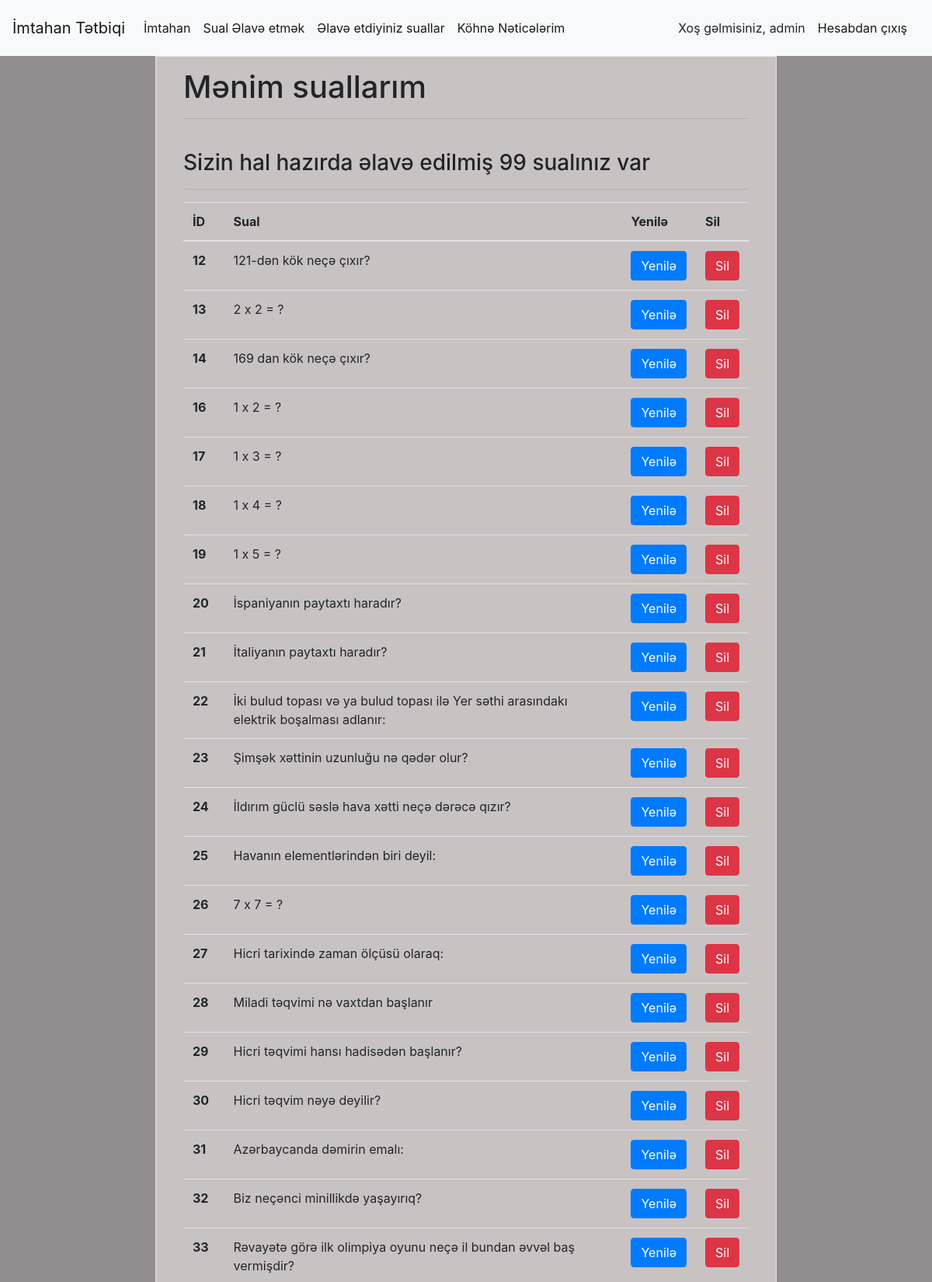
/myquestions/ (signed in, upper part), run on the app's committed database.
### pages/models.py (models this page shows, shortened)
class QuestionModel(models.Model):
    user = models.ForeignKey(User, on_delete=CASCADE)
    name = models.CharField(max_length=200, verbose_name="Sual",null=True)
    a = models.CharField(max_length=200, verbose_name="A)",null=True)
    b = models.CharField(max_length=200, verbose_name="B)",null=True)
    c = models.CharField(max_length=200, verbose_name="C)",null=True)
    d = models.CharField(max_length=200, verbose_name="D)",null=True)
    answer = models.CharField(max_length=200,verbose_name="Cavab:")

### pages/views.py (the view)
# urls.py: path('myquestions/',views.my_questions, name = "my_questions"),
@login_required(login_url='pages:index')
def my_questions(request):
    user = request.user
    questions = QuestionModel.objects.filter(user = user)
    extends = {
        'questions':questions,
    }
    return render(request, "myquestions.html",extends)

### templates/myquestions.html (shortened to what this page needs)
{% extends "base.html" %}
{% block body %}
<div class="container">
    <form method="POST" class="form-myquiz">
      <h1 class="form-signin-heading">Mənim suallarım</h1>
      <hr><br>
      <table class="table">
        {% if questions %}
        <h3>Sizin hal hazırda əlavə edilmiş {{questions.count}} sualınız var</h3>
        {% endif %}
        <thead>
          <tr>
            <th scope="col">İD</th>
            <th scope="col">Sual</th>
            <th scope="col">Yenilə</th>
            <th scope="col">Sil</th>
          </tr>
        </thead>
        <tbody>
          {% if questions %}
            {% for quest in questions  %}
          <tr>
            <th scope="row">{{quest.id}}</th>
            <td>{{quest.name}}</td>
            <td><a href = "{% url 'pages:updatequiz' quest.id %}" class="btn btn-primary">Yenilə</a></td>
            <td><a href ="{% url 'pages:deletequiz' quest.id %}" class="btn btn-danger">Sil</a></td>
          </tr>
          {% endfor %}
          {% else %}
          <h3>Siz heç bir sual əlavə etməmisininiz</h3>
          <a  href = "{% url 'pages:addquiz' %}"class="btn btn-info">Sual əlavə et</a>
          {% endif %}
        </tbody>
        <hr>
      </table>
    </form>
  </div>
{% endblock body %}

### templates/base.html (shortened to what this page needs)
<!DOCTYPE html>
{% load static %}
<html lang='en' class=''>
<head>
  <link rel="stylesheet" href="https://stackpath.bootstrapcdn.com/bootstrap/4.1.3/css/bootstrap.min.css">
  <link rel="stylesheet" href="{% static 'css/style.css' %}">
</head>
<body>
<nav class="navbar navbar-expand-lg navbar-light bg-light">
  <a class="navbar-brand" href="{% url 'pages:quiz' %}">İmtahan Tətbiqi</a>
  <div class="collapse navbar-collapse" id="navbarText">
    <ul class="navbar-nav mr-auto">
      {% if request.user.is_authenticated %}
      <li class="nav-item active">
        <a class="nav-link" href="{% url 'pages:quiz' %}">İmtahan </a>
      </li>
      <li class="nav-item active">
        <a class="nav-link" href="{% url 'pages:addquiz' %}">Sual Əlavə etmək</a>
      </li>
      <li class="nav-item active">
        <a class="nav-link" href="{% url 'pages:my_questions' %}">Əlavə etdiyiniz suallar</a>
      </li>
      <li class="nav-item active">
        <a class="nav-link" href="{% url 'pages:myresults' %}">Köhnə Nəticələrim</a>
      </li>
      {% endif %}
    </ul>
    {% if request.user.is_authenticated  %}
    Xoş gəlmisiniz, {{request.user.username}}
    <span class="navbar-text">
      <a class="nav-link" href="{% url 'pages:logout' %}">Hesabdan çıxış</a>
    </span>
    {% endif %}
  </div>
</nav>
{% block body %}
{% endblock body %}
</body>
</html>

### staticfiles/css/style.css (style rules this page uses)
body { background: rgba(110, 103, 104, 0.747) !important; }
.form-myquiz { max-width: 800px; min-height: 700px; padding: 15px 35px 45px; margin: 0 auto; background-color: rgb(201, 194, 194); border: 1px solid rgba(247, 228, 228, 0.932); }

### data on the page
QuestionModel: id "12", name "121-dən kök neçə çıxır?"
QuestionModel: id "13", name "2 x 2 = ?"
QuestionModel: id "14", name "169 dan kök neçə çıxır?"
QuestionModel: id "16", name "1 x 2 = ?"
QuestionModel: id "17", name "1 x 3 = ?"
QuestionModel: id "18", name "1 x 4 = ?"
QuestionModel: id "19", name "1 x 5 = ?"
QuestionModel: id "20", name "İspaniyanın paytaxtı haradır?"
QuestionModel: id "21", name "İtaliyanın paytaxtı haradır?"
QuestionModel: id "22", name "İki bulud topası və ya bulud topası ilə Yer səthi arasındakı elektrik boşalması adlanır:"
QuestionModel: id "23", name "Şimşək xəttinin uzunluğu nə qədər olur?"
QuestionModel: id "24", name "İldırım güclü səslə hava xətti neçə dərəcə qızır?"
QuestionModel: id "25", name "Havanın elementlərindən biri deyil:"
QuestionModel: id "26", name "7 x 7 = ?"
QuestionModel: id "27", name "Hicri tarixində zaman ölçüsü olaraq:"
QuestionModel: id "28", name "Miladi təqvimi nə vaxtdan başlanır"
QuestionModel: id "29", name "Hicri təqvimi hansı hadisədən başlanır?"
QuestionModel: id "30", name "Hicri təqvim nəyə deyilir?"
QuestionModel: id "31", name "Azərbaycanda dəmirin emalı:"
QuestionModel: id "32", name "Biz neçənci minillikdə yaşayırıq?"
QuestionModel: id "33", name "Rəvayətə görə ilk olimpiya oyunu neçə il bundan əvvəl baş vermişdir?"

### other printed values
{{ request.user.username }} "admin"
{{ questions.count }} "99"
